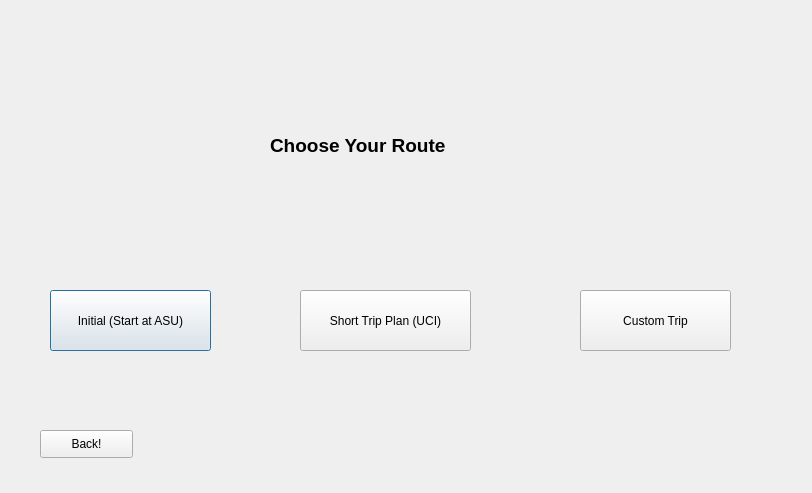
<?xml version="1.0" encoding="UTF-8"?>
<ui version="4.0">
 <class>chooserouteclass</class>
 <widget class="QDialog" name="chooserouteclass">
  <property name="geometry">
   <rect>
    <x>0</x>
    <y>0</y>
    <width>812</width>
    <height>493</height>
   </rect>
  </property>
  <property name="windowTitle">
   <string>Dialog</string>
  </property>
  <widget class="QPushButton" name="initial_asu_button">
   <property name="geometry">
    <rect>
     <x>50</x>
     <y>290</y>
     <width>161</width>
     <height>61</height>
    </rect>
   </property>
   <property name="text">
    <string>Initial (Start at ASU)</string>
   </property>
  </widget>
  <widget class="QPushButton" name="short_trip_uci_button">
   <property name="geometry">
    <rect>
     <x>300</x>
     <y>290</y>
     <width>171</width>
     <height>61</height>
    </rect>
   </property>
   <property name="text">
    <string>Short Trip Plan (UCI)</string>
   </property>
  </widget>
  <widget class="QPushButton" name="custom_trip_button">
   <property name="geometry">
    <rect>
     <x>580</x>
     <y>290</y>
     <width>151</width>
     <height>61</height>
    </rect>
   </property>
   <property name="text">
    <string>Custom Trip</string>
   </property>
  </widget>
  <widget class="QLabel" name="label">
   <property name="geometry">
    <rect>
     <x>270</x>
     <y>110</y>
     <width>261</width>
     <height>71</height>
    </rect>
   </property>
   <property name="font">
    <font>
     <pointsize>14</pointsize>
     <weight>75</weight>
     <bold>true</bold>
    </font>
   </property>
   <property name="text">
    <string>Choose Your Route</string>
   </property>
  </widget>
  <widget class="QPushButton" name="go_back_button">
   <property name="geometry">
    <rect>
     <x>40</x>
     <y>430</y>
     <width>93</width>
     <height>28</height>
    </rect>
   </property>
   <property name="text">
    <string>Back!</string>
   </property>
  </widget>
  <widget class="QLabel" name="label_pic_asu">
   <property name="geometry">
    <rect>
     <x>70</x>
     <y>175</y>
     <width>101</width>
     <height>91</height>
    </rect>
   </property>
   <property name="text">
    <string/>
   </property>
  </widget>
  <widget class="QLabel" name="label_pic_cus">
   <property name="geometry">
    <rect>
     <x>600</x>
     <y>180</y>
     <width>101</width>
     <height>91</height>
    </rect>
   </property>
   <property name="text">
    <string/>
   </property>
  </widget>
  <widget class="QLabel" name="label_pic_uci">
   <property name="geometry">
    <rect>
     <x>330</x>
     <y>180</y>
     <width>101</width>
     <height>91</height>
    </rect>
   </property>
   <property name="text">
    <string/>
   </property>
  </widget>
 </widget>
 <resources/>
 <connections/>
</ui>
